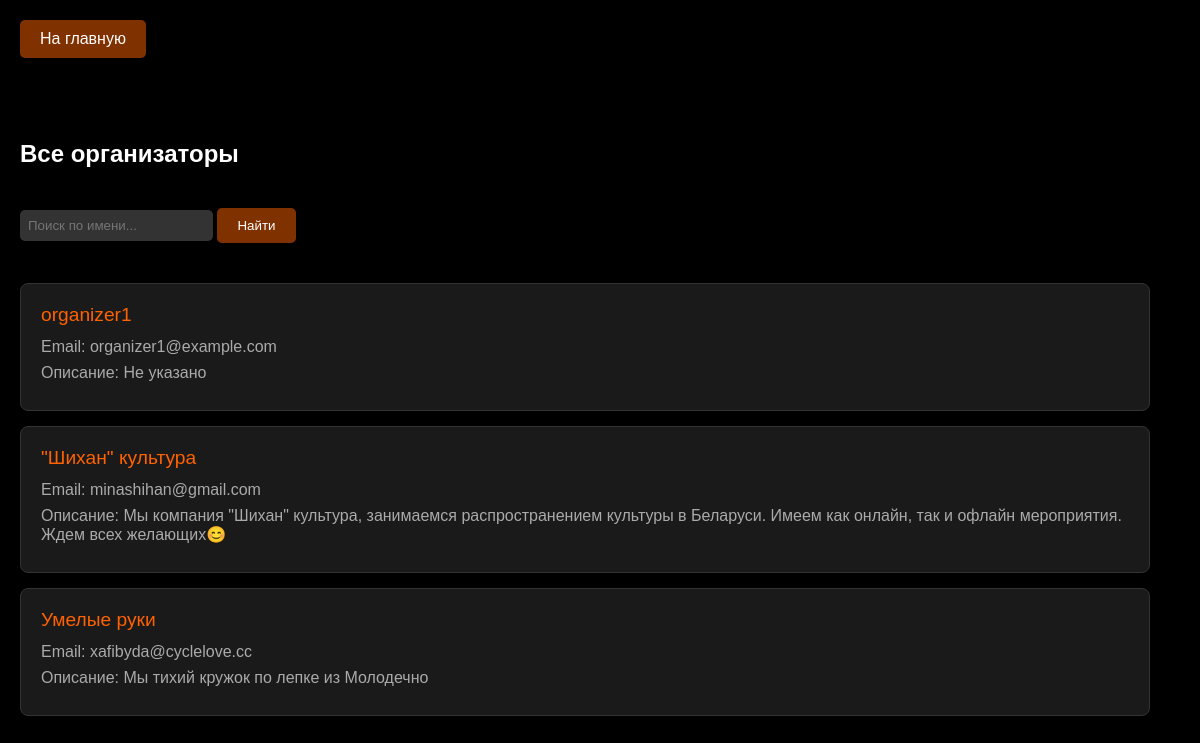
The app's page /all_organizers (signed in), older data.
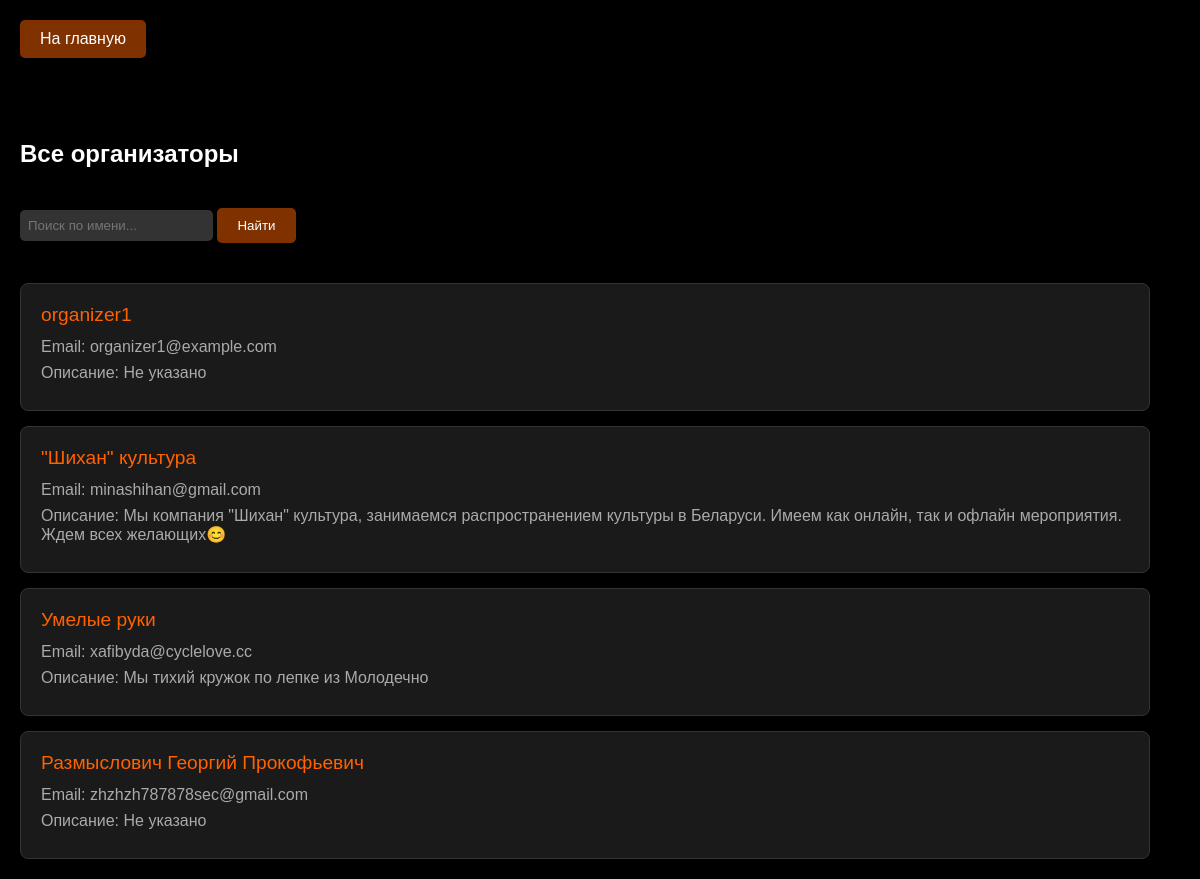
The same page, newer data.
### app/app.py (models this page shows, shortened)
class User(db.Model):
    id = db.Column(db.Integer, primary_key=True)
    username = db.Column(db.String(50), unique=True, nullable=False)
    email = db.Column(db.String(100), unique=True, nullable=False)
    password = db.Column(db.String(100), nullable=False)
    role = db.Column(db.String(20), nullable=False, default='participant')
    email_confirmed = db.Column(db.Boolean, default=False)
    email_confirmed_on = db.Column(db.DateTime, nullable=True)
    description = db.Column(db.Text, nullable=True)
    is_private = db.Column(db.Boolean, default=False, nullable=False)
    occupation = db.Column(db.String(100), nullable=True)
    avatar_url = db.Column(db.String(200), nullable=True)
    validation = db.Column(db.String(20), nullable=True)
    comment = db.Column(db.Text, nullable=True)
    totp_secret = db.Column(db.String(32), nullable=True)
    is_2fa_enabled = db.Column(db.Boolean, default=False, nullable=False)
    is_blocked = db.Column(db.Boolean, default=False)
    blocked_until = db.Column(db.DateTime, nullable=True)
    block_reason = db.Column(db.Text, nullable=True)
    favorite_organizers = db.relationship(
        'User',
        secondary='user_organizer',
        primaryjoin='UserOrganizer.user_id == User.id',
        secondaryjoin='UserOrganizer.organizer_id == User.id',
        backref=db.backref('followers', lazy='dynamic')
    )
    favorite_tags = db.relationship(
        'Tag',
        secondary='user_tag',
        backref=db.backref('users_favorited', lazy='dynamic')
    )
    event_statuses = db.relationship(
        'UserEventStatus',
        backref=db.backref('user', lazy='joined'),
        lazy='dynamic'
    )

### app/app.py (the view)
@app.route('/all_organizers')
def all_organizers():
    if 'username' not in session or session.get('role') not in ['moderator', 'admin']:
        return redirect(url_for('home'))
    search_query = request.args.get('search', '').strip()
    organizers_query = User.query.filter_by(role='organizer')
    if search_query:
        organizers_query = organizers_query.filter(User.username.ilike(f'%{search_query}%'))
    organizers = organizers_query.all()
    return render_template('all_organizers.html', organizers=organizers, search_query=search_query)

### app/app.py (called while the page is built)
@app.before_request
def make_session_permanent():
    session.permanent = True

@app.context_processor
def inject_nearby_status():
    return {'nearby_filter_active': 'nearby' in request.args}

@app.context_processor
def inject_validation_counts():
    if 'username' in session and session.get('role') in ['moderator', 'admin']:
        pending_organizers = User.query.filter_by(validation='organizer').count()
        if session['role'] == 'admin':
            pending_moderators = User.query.filter_by(validation='moderator').count()
        else:
            pending_moderators = 0
        return {'pending_organizers': pending_organizers, 'pending_moderators': pending_moderators}
    return {}

@app.context_processor
def inject_user():
    if 'username' in session:
        user = User.query.filter_by(username=session['username']).first()
        return {'current_user': user}
    return {}

### app/templates/all_organizers.html (shortened to what this page needs)
<!DOCTYPE html>
<html>
<head>
    <link rel="stylesheet" href="{{ url_for('static', filename='styles.css') }}">
</head>
<body>
    <div class="header">
        <a href="{{ url_for('home') }}" class="menu-btn">На главную</a>
    </div>
    <div class="posts-container">
        <h2>Все организаторы</h2>
        <div class="search-container">
            <form method="GET" action="{{ url_for('all_organizers') }}">
                <input class="search-input"
                       type="text"
                       name="search"
                       placeholder="Поиск по имени..."
                       value="{{ search_query }}">
                <button class="menu-btn" type="submit">Найти</button>
            </form>
        </div>
        <div class="organizers-list">
            {% for organizer in organizers %}
                <div class="organizer-item"
                     onclick="window.location.href='{{ url_for('edit_organizer', organizer_id=organizer.id) }}'">
                    <span>{{ organizer.username }}</span>
                    <p>Email: {{ organizer.email }}</p>
                    <p>Описание: {{ organizer.description|default('Не указано', true) }}</p>
                </div>
            {% else %}
                <p class="empty-message">Организаторы не найдены</p>
            {% endfor %}
        </div>
    </div>
</body>
</html>

Row changes from the older to the newer data that the page shows:
now on this page (row edited): User: username "Размыслович Георгий Прокофьевич", email "zhzhzh787878sec@gmail.com", description "Не указано"
